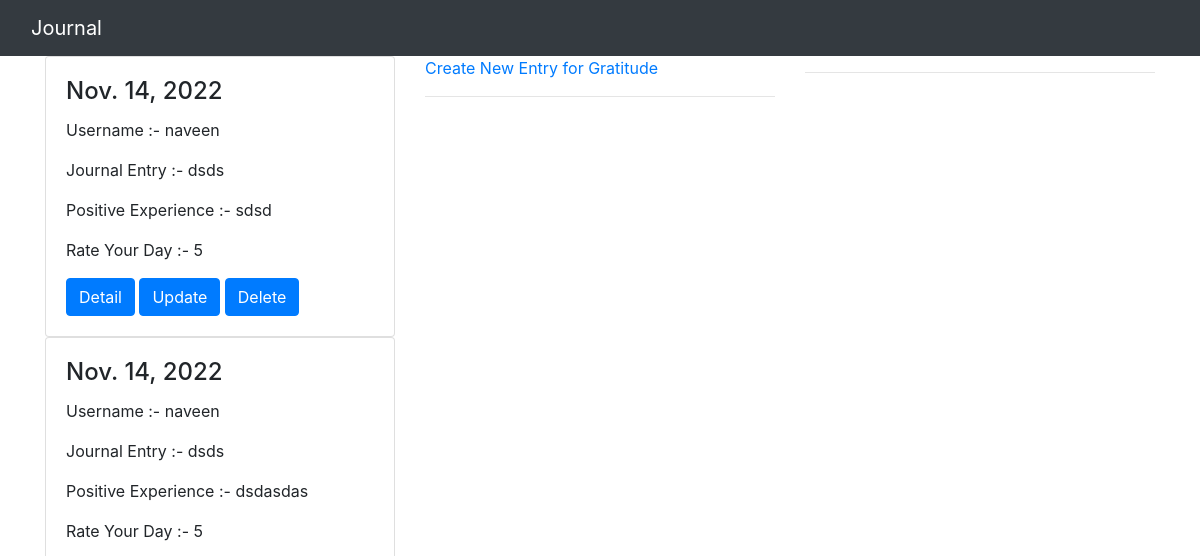
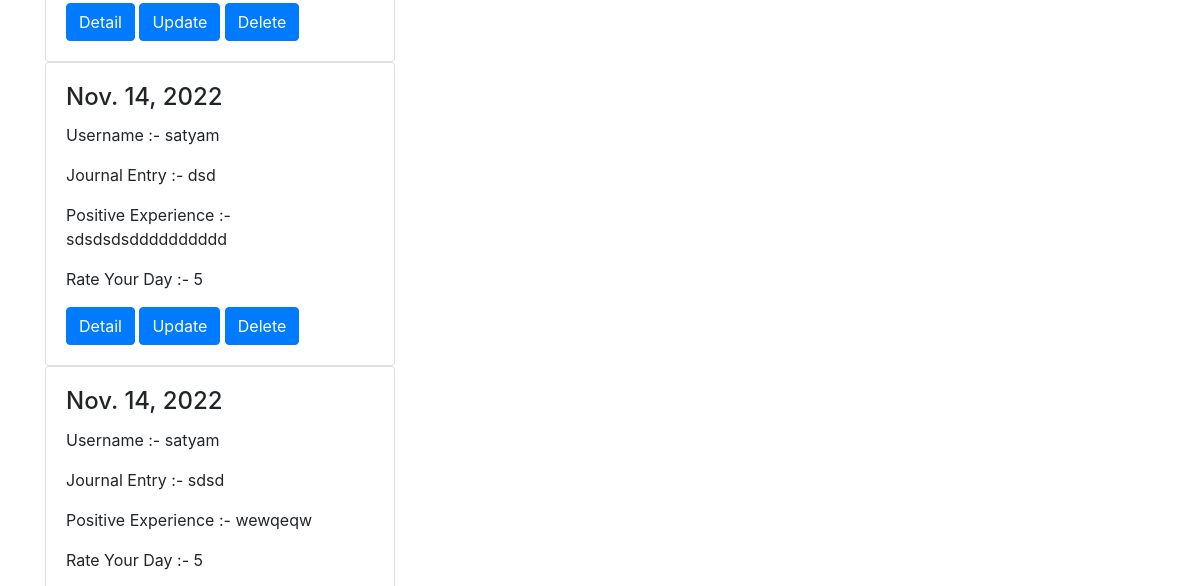
Before: / (upper part) with the older database file (2 pictures, top to bottom).
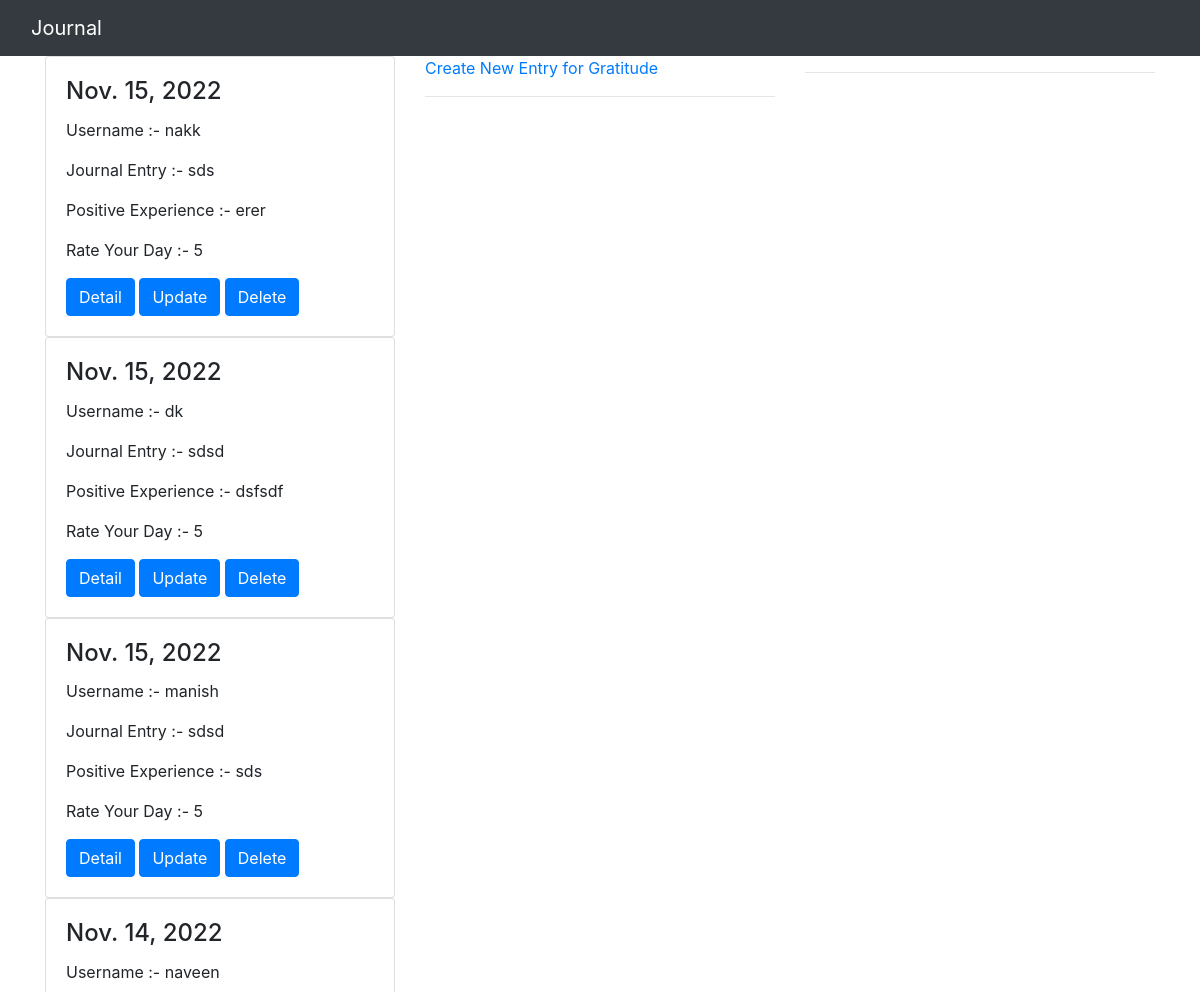
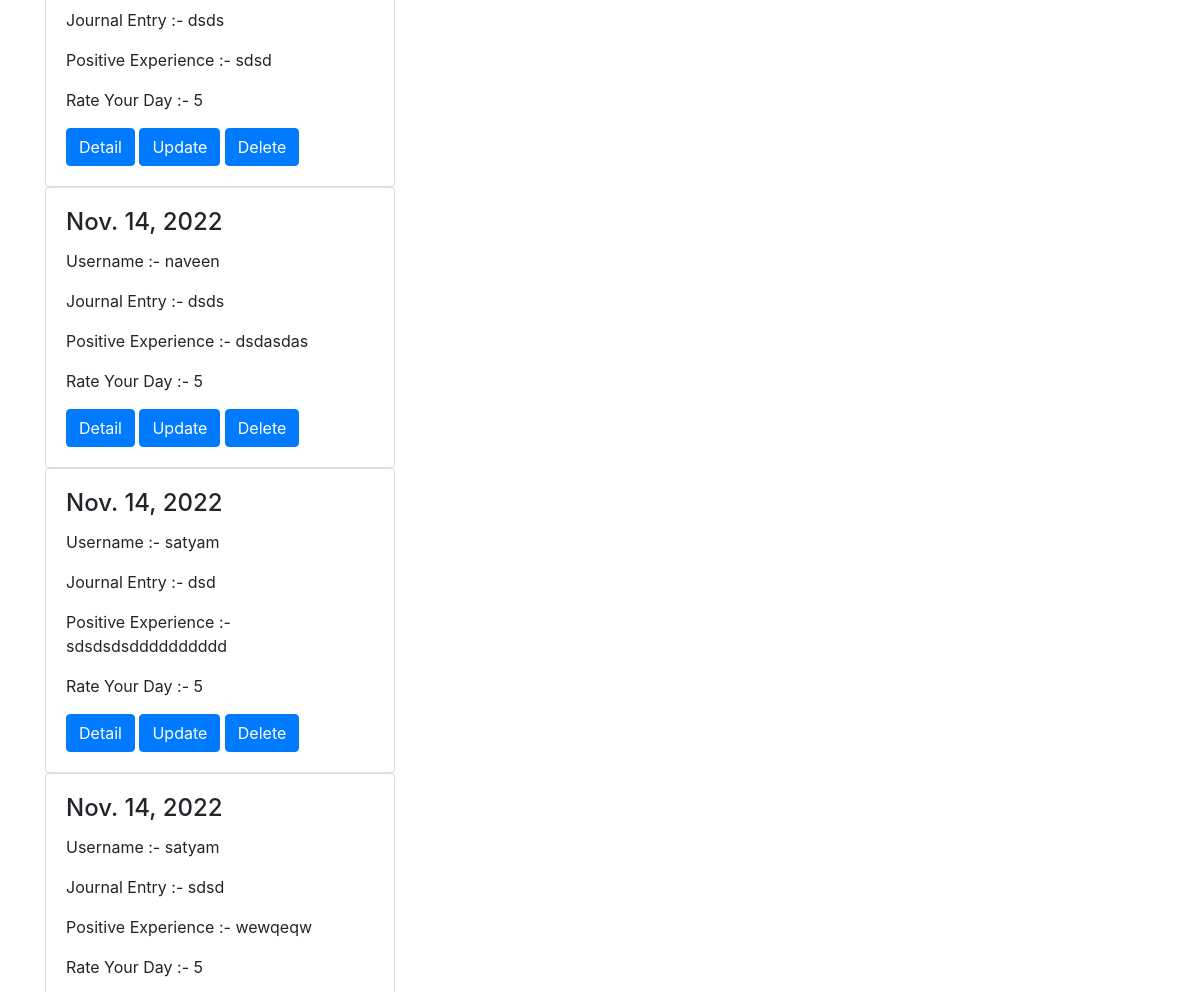
After: the same page with the newer database file (2 pictures, top to bottom).
### gratitudejournal/models.py (models this page shows, shortened)
class GratitudeJournal(models.Model):
    review_your_day = (
        (5,'Very Good'),
        (4,'Good'),
        (3,'Normal'),
        (2,'Bad'),
        (1,'Very Bad'),
    )
    journal_type = (
        ('gratitude_journal','Gratitude Journal'),
        ('lifelog_journal','LifeLog Journal'),
    )
    journal_type    = models.CharField(choices=journal_type,max_length=20,help_text="Select the Type of Journal",null=True,blank=True)
    journal_entry  =  models.TextField(help_text="Enter your Today's Journal Entry" )
    positive_experience = models.TextField(help_text="Share 1 positve experience which you experienced in past 24 Hours",blank=True)
    user_name           = models.CharField(max_length=50,null=True,blank=True)
    user_id              = models.IntegerField(blank=True , null=True)
    rate_your_day  =  models.PositiveSmallIntegerField("How is your Day", choices=review_your_day, default=5)
    date_created  = models.DateField(auto_now_add = True)
    updated_at = models.DateTimeField(auto_now= True)
    images = models.CharField("Please Choose your images", max_length=200,blank=True,null=True)

### gratitudejournal/views.py (the view)
# urls.py: path('',Index.as_view(),name='index'),
class Index(View):
    def get(self,request):
        data = GratitudeJournal.objects.all().order_by('-id')
        context = {'data':data}
        return render(request ,'index.html',context)

### templates/index.html (shortened to what this page needs)
{% extends "base.html" %}
{% block index %}
    <div class="container">
      <div class="row">
      <div class="col">
      {% for data in data %}
      <div class="card">
            <div class="card-body">
                <h4 class="card-title"> {{data.date_created}}</h4>
                <p class="card-text"> Username :- {{ data.user_name }} </p>
                <p class="card-text"> Journal Entry :- {{  data.journal_entry }}</p>
                <p class="card-text"> Positive Experience  :- {{  data.positive_experience }}</p>
                <p class="card-text"> Rate Your Day :- {{  data.rate_your_day }}</p>
                <a href="{% url 'gratitudejournal:detail' data.id %}" class="btn btn-primary stretched-link">Detail</a>
                <a href="{%  url 'gratitudejournal:update' data.id %}" class="btn btn-primary stretched-link">Update</a>
                <a href="#" class="btn btn-primary stretched-link" data-toggle="modal" data-target="#exampleModal">Delete</a>
            </div>
        </div>
      {% endfor %}
      </div>
      <div class="col">
          <a href="{% url 'gratitudejournal:create' %}">Create New Entry for Gratitude</a>
          <hr>
      </div>
            <div class="col">
          <hr>
      </div>
      </div>
{% endblock index %}

### templates/base.html (shortened to what this page needs)
<!DOCTYPE html>
<html lang="en">
<head>
    <link rel="stylesheet" type="text/css" href="https://unpkg.com/file-upload-with-preview/dist/file-upload-with-preview.min.css" />
    <link rel="stylesheet" href="https://cdn.jsdelivr.net/npm/bootstrap@4.0.0/dist/css/bootstrap.min.css">
</head>
<body>
    <nav class="navbar navbar-expand-lg navbar-dark bg-dark">
        <div class="container-fluid">
          <a class="navbar-brand" href="{% url 'gratitudejournal:index' %}">Journal</a>
        </div>
      </nav>
      {% block index %}
      {% endblock index %}
</body>
</html>

Changed rows visible on the page:
added GratitudeJournal: date_created "Nov. 15, 2022", user_name "nakk", journal_entry "sds", positive_experience "erer", rate_your_day "5"
added GratitudeJournal: date_created "Nov. 15, 2022", user_name "dk", journal_entry "sdsd", positive_experience "dsfsdf", rate_your_day "5"
added GratitudeJournal: date_created "Nov. 15, 2022", user_name "manish", journal_entry "sdsd", positive_experience "sds", rate_your_day "5"
